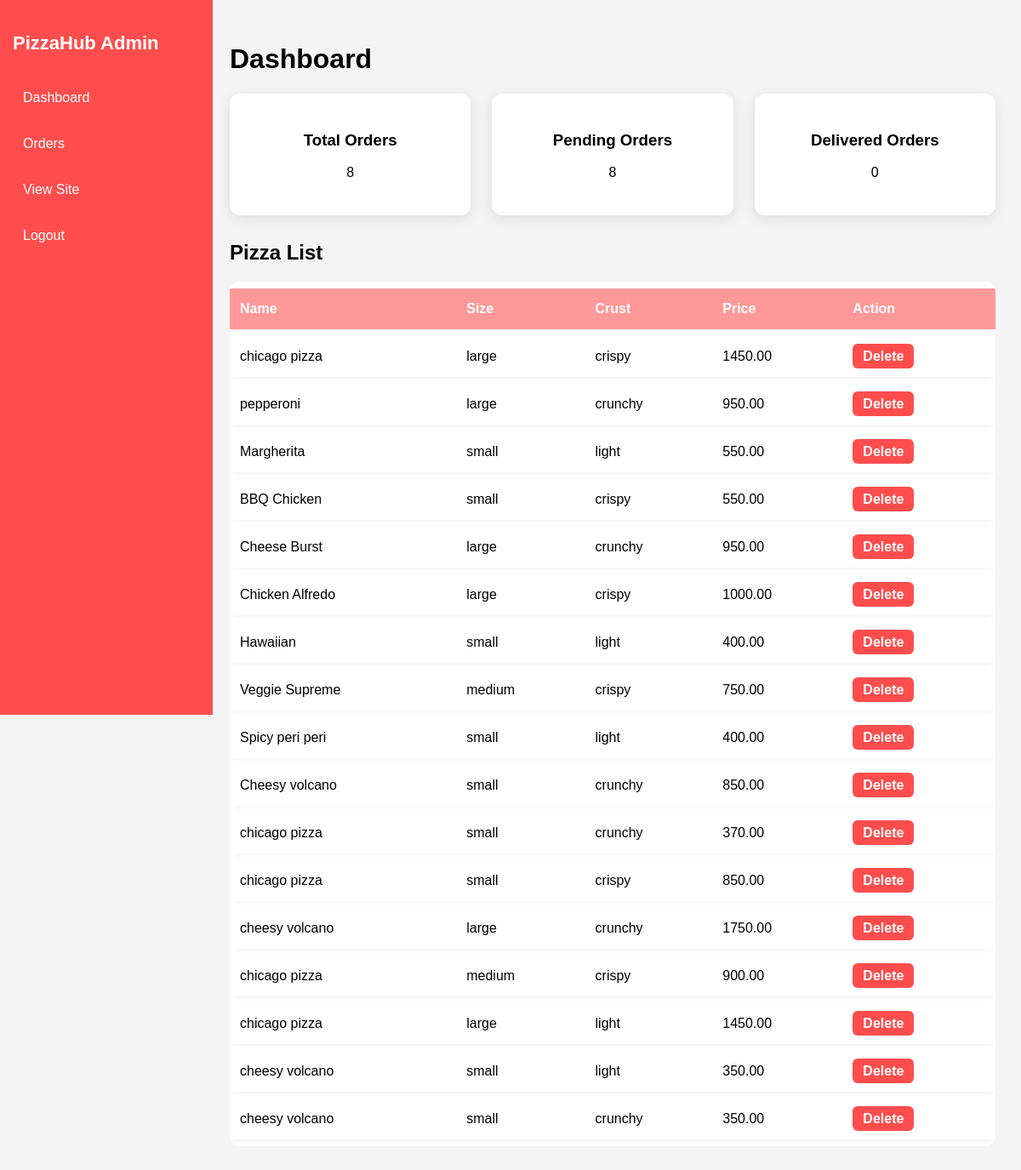
Before: /admin-dashboard/ (signed in) with the older database file.
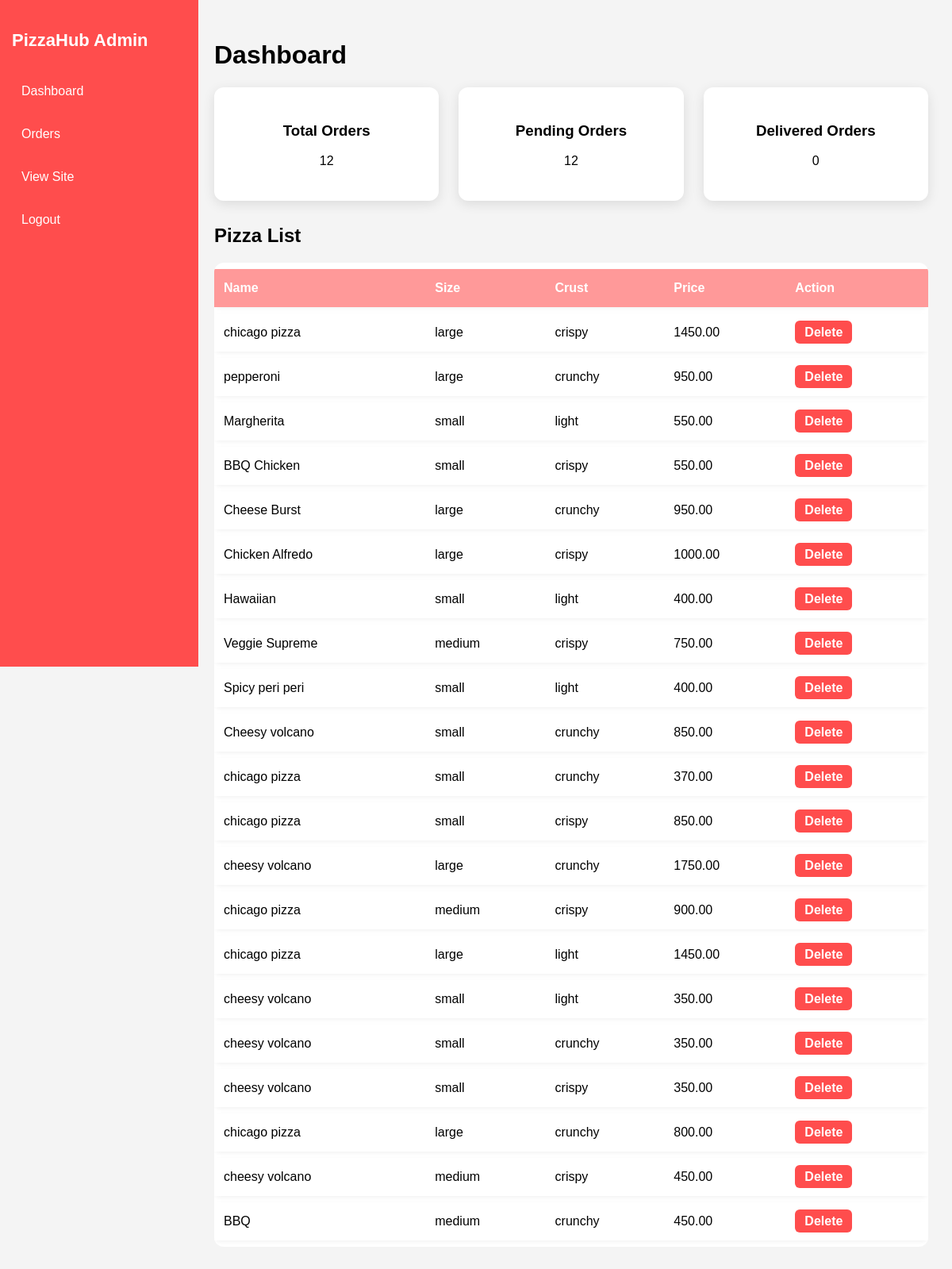
After: the same page with the newer database file.
### myapp/models.py (models this page shows, shortened)
class Pizza(models.Model):
    name = models.CharField(max_length=100)
    size = models.ForeignKey(PizzaSize, on_delete=models.PROTECT)
    crust = models.ForeignKey(PizzaCrust, on_delete=models.PROTECT)
    toppings = models.ManyToManyField(Topping, blank=True)
    image = models.ImageField(upload_to='pizzas/', null=True, blank=True)
    created_at = models.DateTimeField(auto_now_add=True)
    def calculate_total(self):
        topping_cost = sum([Decimal(t.extra_price) for t in self.toppings.all()])
        return self.size.price + topping_cost

class PizzaSize(models.Model):
    name = models.CharField(max_length=20)
    price = models.DecimalField(max_digits=5, decimal_places=2)

class PizzaCrust(models.Model):
    name = models.CharField(max_length=20)

class Topping(models.Model):
    name = models.CharField(max_length=50)
    extra_price = models.DecimalField(max_digits=5, decimal_places=2, default=0)

### myapp/views.py (the view)
# urls.py: path('admin-dashboard/', views.admin_dashboard, name='admin_dashboard'),
@login_required
@user_passes_test(admin_only)
def admin_dashboard(request):
    total_orders = Order.objects.count()
    pending_orders = Order.objects.filter(status='PENDING').count()
    delivered_orders = Order.objects.filter(status='DELIVERED').count()
    pizzas = Pizza.objects.all()
    context = {
        "total_orders": total_orders,
        "pending_orders": pending_orders,
        "delivered_orders": delivered_orders,
        "pizzas": pizzas,
    }
    return render(request, "myapp/admin_dashboard.html", context)

### myapp/views.py (called while the page is built)
def admin_only(user):
    return user.is_staff or user.is_superuser

### myapp/templates/myapp/admin_dashboard.html (shortened to what this page needs)
{% load static %}
<!DOCTYPE html>
<html>
<head>
    <link rel="stylesheet" href="{% static 'myapp/css/admin.css' %}">
</head>
<body>
<div class="sidebar">
    <h2>PizzaHub Admin</h2>
    <a href="{% url 'admin_dashboard' %}">Dashboard</a>
    <a href="{% url 'admin_orders' %}">Orders</a>
    <a href="{% url 'home' %}">View Site</a>
    <a href="{% url 'admin_logout' %}">Logout</a>
</div>
<div class="main-content">
    <h1>Dashboard</h1>
    <div class="cards">
        <div class="card"><h3>Total Orders</h3><p>{{ total_orders }}</p></div>
        <div class="card"><h3>Pending Orders</h3><p>{{ pending_orders }}</p></div>
        <div class="card"><h3>Delivered Orders</h3><p>{{ delivered_orders }}</p></div>
    </div>
    <h2>Pizza List</h2>
    <table>
        <tr>
            <th>Name</th>
            <th>Size</th>
            <th>Crust</th>
            <th>Price</th>
            <th>Action</th>
        </tr>
        {% for p in pizzas %}
        <tr>
            <td>{{ p.name }}</td>
            <td>{{ p.size.name }}</td>
            <td>{{ p.crust.name }}</td>
            <td>{{ p.calculate_total }}</td>
            <td><a class="delete-btn" href="{% url 'delete_pizza_admin' p.id %}">Delete</a></td>
        </tr>
        {% endfor %}
    </table>
</div>
</body>
</html>

Changed rows visible on the page:
added Pizza: name "cheesy volcano", size.name "small", crust.name "crispy", calculate_total "350.00"
added Pizza: name "chicago pizza", size.name "large", crust.name "crunchy", calculate_total "800.00"
added Pizza: name "cheesy volcano", size.name "medium", crust.name "crispy", calculate_total "450.00"
added Pizza: name "BBQ", size.name "medium", crust.name "crunchy", calculate_total "450.00"
Other visible differences:
{{ total_orders }}: "8" → "12"
{{ pending_orders }}: "8" → "12"
